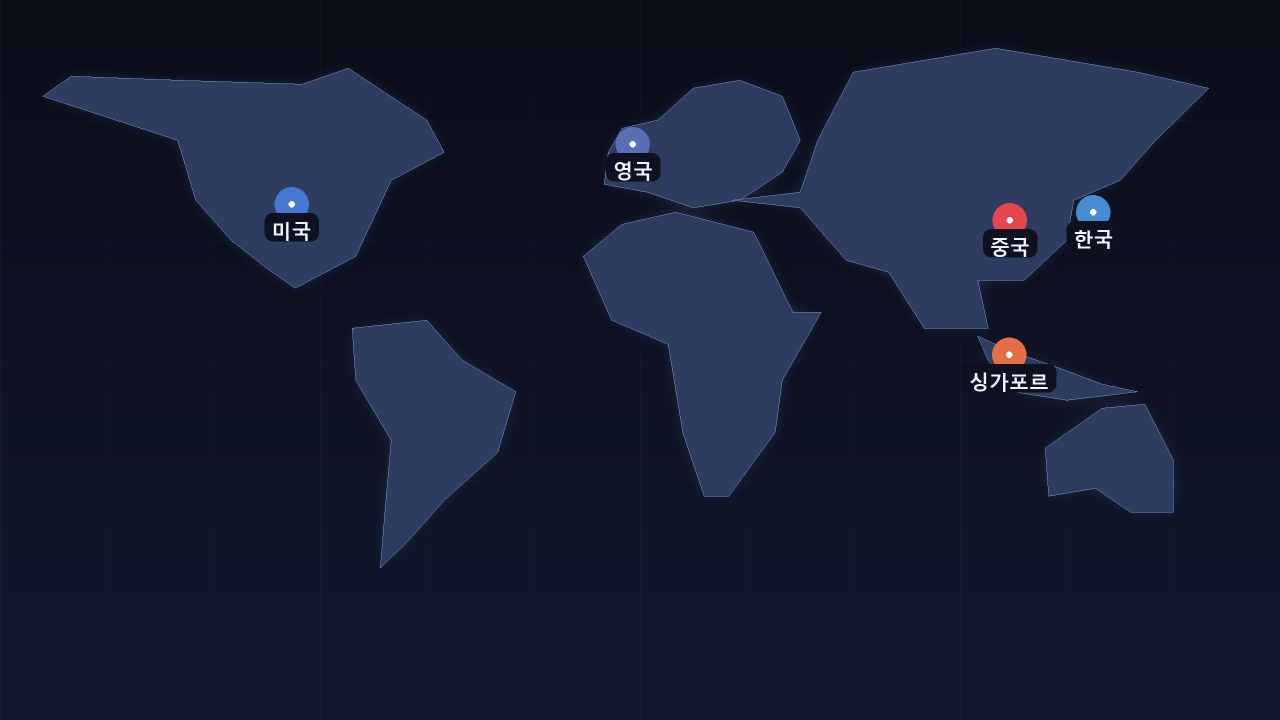
#> input picture assets/world-ai-education-5min/map/world-map-base.png, 2560 x 1440 px, found by its file name (shown at 1/2 size)
$ python gen_map_zoom.py
#> lines starting #> are read from the running program, lines starting #| are printed output that depends on the picture
#!/usr/bin/env python3
"""세계지도 → 특정 나라로 빠르게 줌인(가는 느낌) 프레임 시퀀스.
사용: python gen_map_zoom.py <country_key>  (cn/us/uk/sg/kr)
2560x1440 base map에서 창(window)을 좁히며 나라 마커로 이동 → 1280x720 출력."""
import os, sys, math
from PIL import Image, ImageDraw, ImageFont
KB=r"C:\Windows\Fonts\malgunbd.ttf"
MAP="assets/world-ai-education-5min/map/world-map-base.png"
MW,MH=2560,1440; OW,OH=1280,720
def F(s):
    try: return ImageFont.truetype(KB,s)
    except Exception: return ImageFont.load_default()
def proj(lon,lat): return ((lon+180)/360*MW,(90-lat)/180*MH)
CO={"cn":("중국",104,35,(230,70,80)),"us":("미국",-98,39,(70,120,210)),
    "uk":("영국",-2,54,(90,110,180)),"sg":("싱가포르",103.8,1.3,(230,110,70)),
    "kr":("한국",127.5,37,(70,140,210))}
def ease(t): return t*t*(3-2*t)  # smoothstep

def gen(key, outdir, n=42):
#> called with key = 'cn', n = 42
    os.makedirs(outdir,exist_ok=True)
    base=Image.open(MAP).convert("RGB")
#> base is the input picture: PIL image 2560x1440 RGB; mean R, G, B 22.5, 28.3, 50.2
    name,lon,lat,c=CO[key]; cx,cy=proj(lon,lat)
    # 시작 창=전체, 끝 창=나라 근접(약 2.9x)
    sw,sh=MW,MH; ew,eh=int(MW/2.9),int(MH/2.9)
    scx,scy=MW/2,MH/2; ecx,ecy=cx,cy
    for i in range(n):
        t=ease(i/(n-1))
        w=sw+(ew-sw)*t; h=sh+(eh-sh)*t
        ccx=scx+(ecx-scx)*t; ccy=scy+(ecy-scy)*t
        # 창이 맵 밖으로 안 나가게 클램프
        ccx=max(w/2,min(MW-w/2,ccx)); ccy=max(h/2,min(MH-h/2,ccy))
        box=(ccx-w/2,ccy-h/2,ccx+w/2,ccy+h/2)
        fr=base.crop((int(box[0]),int(box[1]),int(box[2]),int(box[3]))).resize((OW,OH))
        # 도착 근처에서 마커 펄스 링
        if t>0.6:
            d=ImageDraw.Draw(fr,"RGBA")
            mx=(cx-box[0])/w*OW; my=(cy-box[1])/h*OH
            pr=(t-0.6)/0.4
            R=int(30+40*math.sin(pr*math.pi))
            d.ellipse([mx-R,my-R,mx+R,my+R],outline=(c[0],c[1],c[2],int(180*(1-pr)+40)),width=4)
        fr.save(f"{outdir}/z{i:03d}.png")
#> this loop made 42 passes
#> pass 1, in gen, `fr=base.crop((int(box[0]),int(box[1]),int(box[2]),int(box[3]))).resize..`:
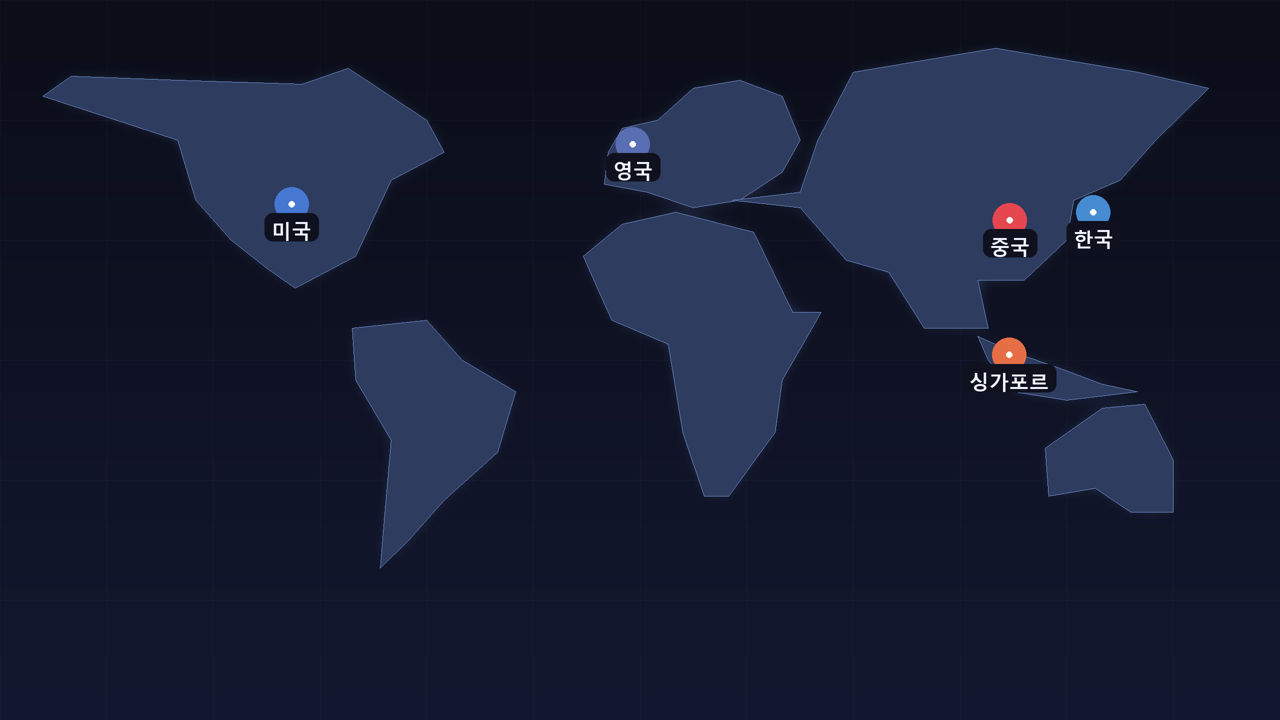
#> fr: PIL image 1280x720 RGB; mean R, G, B 22.5, 28.3, 50.2
#> after the loop:
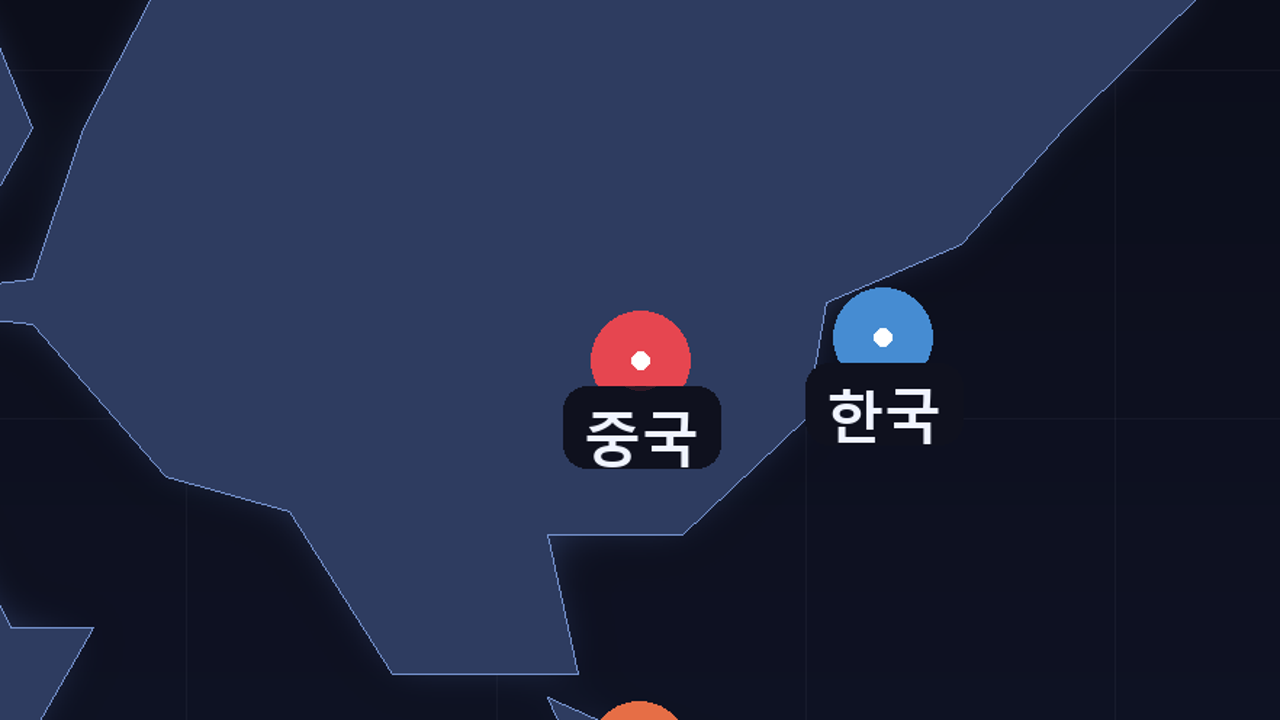
#> fr: PIL image 1280x720 RGB; mean R, G, B 33.6, 41.5, 67.7
    return n

if __name__=="__main__":
    key=sys.argv[1] if len(sys.argv)>1 else "cn"
    outdir=f"C:/Users/admin/AppData/Local/Temp/claude/mapzoom_{key}"
    n=gen(key,outdir); print(f"{key}: {n} frames -> {outdir}")
